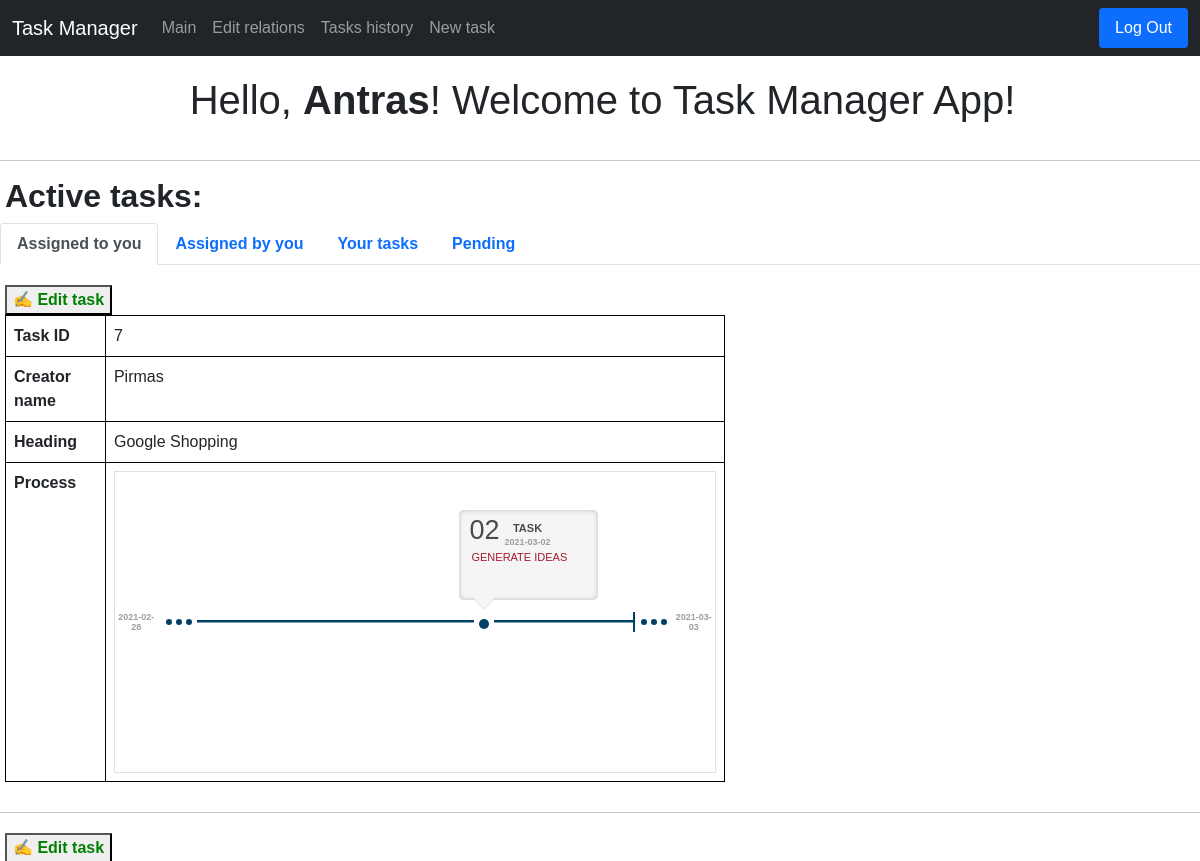
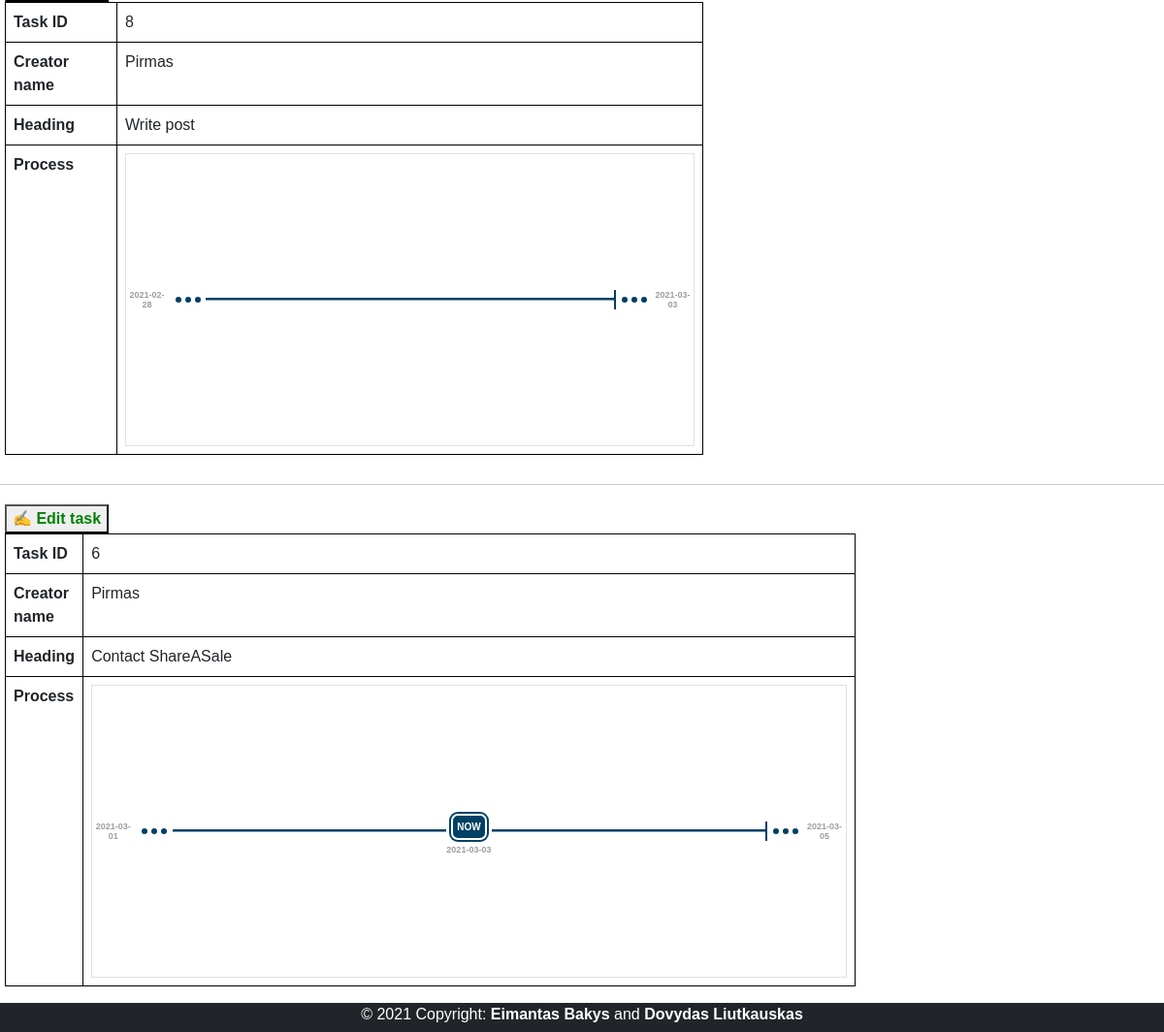
/ (signed in), run on the app's committed database (2 pictures, top to bottom).
### tables this page shows
CREATE TABLE users(user_id INTEGER PRIMARY KEY, name TEXT NOT NULL UNIQUE, hash TEXT NOT NULL, position TEXT, company TEXT, administrator INTEGER);

CREATE TABLE tasks(id INTEGER PRIMARY KEY, creator_id INTEGER, executor_id INTEGER, heading TEXT, description TEXT, creation_date TIMESTAMP, deadline_date TIMESTAMP, status INTEGER, pending INTEGER);

CREATE TABLE task_stages(id INTEGER PRIMARY KEY, task_id INTEGER, heading TEXT, description TEXT, date TIMESTAMP);

### application.py (the view, shortened to what this page needs)
@app.route("/", methods=["GET", "POST"])
def index():
    if request.method == "GET":
        if session.get("user_id") is None:
            return redirect("/login")
        else:
            connection = sqlite3.connect('data.db')
            db = connection.cursor()
            db.execute("SELECT * FROM tasks WHERE creator_id = ? ORDER BY deadline_date",
                       (session["user_id"],))
            creator = db.fetchall()
            db.execute(
                "SELECT SUM(pending) FROM tasks WHERE creator_id = ?", (session["user_id"],))
            creatorSum = db.fetchone()
            db.execute(
                "SELECT SUM(pending) FROM tasks WHERE executor_id = ?", (session["user_id"],))
            executorSum = db.fetchone()
            db.execute("SELECT * FROM tasks WHERE executor_id = ? ORDER BY deadline_date",
                       (session["user_id"],))
            executor = db.fetchall()
            db.execute("SELECT name FROM users WHERE user_id = ?",
                       (session["user_id"],))
            nameList = db.fetchone()
            name = nameList[0]
            db.execute("SELECT * FROM users")
            users = db.fetchall()
            db.execute("SELECT id, creator_id, executor_id, heading, description, creation_date, deadline_date, status, julianday(deadline_date) - julianday(creation_date) FROM tasks WHERE creator_id = ? OR executor_id = ? ORDER BY creation_date DESC",
                       (session["user_id"], session["user_id"]))
            rows = db.fetchall()
            db.execute("SELECT * FROM users")
            users = db.fetchall()
            db.execute("SELECT * FROM task_stages")
            task_stages = db.fetchall()
            now = date.today()
            db.execute(
                "SELECT julianday(?) - julianday(creation_date), id FROM tasks WHERE creator_id = ? OR executor_id = ? ORDER BY creation_date DESC",
                (now, session["user_id"], session["user_id"]))
            today = db.fetchall()
            db.execute(
                "SELECT julianday(task_stages.date) - julianday(tasks.creation_date), task_stages.id, task_stages.task_id, task_stages.heading, task_stages.description, task_stages.date  FROM tasks INNER JOIN task_stages ON tasks.id = task_stages.task_id")
            durations_and_stages = db.fetchall()
            return render_template("index.html", creator=creator, executor=executor, name=name, creatorSum=creatorSum, executorSum=executorSum, users=users, rows=rows, today=today, task_stages=task_stages, durations_and_stages=durations_and_stages, now=now)

### templates/index.html (shortened to what this page needs)
{% extends "layout.html" %}
{% block main %}
<head>
</head>
<h1 class="pageTitle">Hello, <b>{{ name }}</b>! Welcome to Task Manager App!</h1>
<hr>
<h2 style="margin-left: 5px;"><b>Active tasks:</b></h2>
<nav>
    <div class="nav nav-tabs" id="nav-tab" role="tablist">
        <button class="nav-link active" id="nav-executor-tab" data-bs-toggle="tab" data-bs-target="#nav-executor"
            type="button" role="tab" aria-controls="nav-executor" aria-selected="true"><b>Assigned to you</b></button>
        <button class="nav-link" id="nav-creator-tab" data-bs-toggle="tab" data-bs-target="#nav-creator" type="button"
            role="tab" aria-controls="nav-creator" aria-selected="false"><b>Assigned by you</b></button>
        <button class="nav-link" id="nav-yourTasks-tab" data-bs-toggle="tab" data-bs-target="#nav-yourTasks"
            type="button" role="tab" aria-controls="nav-yourTasks" aria-selected="false"><b>Your tasks</b></button>
        <button class="nav-link" id="nav-pending-tab" data-bs-toggle="tab" data-bs-target="#nav-pending" type="button"
            role="tab" aria-controls="nav-pending" aria-selected="false"><b>Pending</b></button>
    </div>
</nav>
<div class="tab-content" id="nav-tabContent">
    <div class="tab-pane fade show active" id="nav-executor" role="tabpanel" aria-labelledby="nav-executor-tab">
        {% for row in executor %}
        {% if row[1] != row[2] and row[7] == 0 and row[8] == 0 %}
        <div class="container-2" style="margin-top: 20px;">
            <form action="/" method="POST">
                <button type="submit" name="task_id" value="{{ row[0] }}" class="edit">&#9997; Edit task</button>
                <table class="table">
                    <tr class="borderr">
                        <th scope="col" class="borderName">Task ID</th>
                        <td class="borderr">{{ row[0] }} </td>
                    </tr>
                    <tr class="borderr">
                        <th scope="col" class="borderName">Creator name</th>
                        <td class="borderr">
                            {% for user in users %}
                            {% if user[0] == row[1] %}
                            {{ user[1] }}
                            {% endif %}
                            {% endfor %}
                        </td>
                    </tr>
                    <tr class="borderr">
                        <th scope="col" class="borderName" tyle="white-space: pre-wrap;">Heading</th>
                        <td class="borderr">{{ row[3] }}</td>
                    </tr>
                    {% include 'process.html' %}
                </table>
                <hr>
            </form>
        </div>
        {% endif %}
        {% endfor %}
    </div>
</div>
{% endblock %}

### templates/layout.html (shortened to what this page needs)
<!doctype html>
<html lang="en">
<head>
  <link href="https://cdn.jsdelivr.net/npm/bootstrap@5.0.0-beta2/dist/css/bootstrap.min.css" rel="stylesheet"
>
  <link href="/static/styles.css" rel="stylesheet">
</head>
<body>
  <nav class="navbar navbar-expand-lg navbar-dark bg-dark">
    <div class="container-fluid">
      <a class="navbar-brand">Task Manager</a>
      <div class="collapse navbar-collapse justify-content-start" id="navbarNav">
        {% if session.user_id %}
        <ul class="navbar-nav">
          <li class="nav-item">
            <a class="nav-link" href='{{ url_for("index") }}'>Main</a>
          </li>
          <li class="nav-item">
            <a class="nav-link" href='{{ url_for("relations") }}'>Edit relations</a>
          </li>
          <li class="nav-item">
            <a class="nav-link" href='{{ url_for("tasks") }}'>Tasks history</a>
          </li>
          <li class="nav-item">
            <a class="nav-link" href='{{ url_for("new_task") }}'>New task</a>
          </li>
        </ul>
      </div>
      <div class="collapse navbar-collapse justify-content-end" id="navbarNav">
        <ul class="nav nav-pills">
          <li class="nav-item">
            <a class="nav-link active" href="/logout">Log Out</a>
          </li>
        </ul>
      </div>
      {% endif %}
    </div>
  </nav>
  <main>
    {% block main %}{% endblock %}
  </main>
  <div class="fixed-bottom">
    <footer>
      <a>© 2021 Copyright: <b>Eimantas Bakys</b> and <b>Dovydas Liutkauskas</b></a>
    </footer>
  </div>
</body>
</html>

### templates/process.html
<tr class="borderr">
    <th scope="col" class="borderName">Process</th>
    <td class="borderr">
        <center>
            <div class="container-2 pre-line">
                {% for tasks_row in rows %}
                {% if row[0] == tasks_row[0] %}
                {% set duration_days = tasks_row[8] | int %}
                <div class="border">
                    <div class="Timeline">
                        <div class="MonthYear">{{tasks_row[5]}}</div>
                        <svg height="20" width="42">
                            <circle cx="11" cy="10" r="3" fill="#004165" />
                            <circle cx="21" cy="10" r="3" fill="#004165" />
                            <circle cx="31" cy="10" r="3" fill="#004165" />
                            <line x1="41" y1="0" x2="41" y2="20" style="stroke:#004165;stroke-width:2" />
                        </svg>
                        {% for i in range(duration_days) %}
                        {% for t in today %}
                        {% if t[1] == tasks_row[0] %}
                        {% set td = t[0] | int %}
                        {% if td == i%}
                        <div class="event1">
                            <div class="now">
                                NOW
                            </div>
                            <div class="MonthYear">{{now}}</div>
                        </div>
                        {% endif %}
                        {% endif %}
                        {% endfor %}
                        {% for stage in durations_and_stages %}
                        {% if stage[2] == tasks_row[0] %}
                        {% if i == stage[0] %}
                        {% set date = stage[5] %}
                        <div class="event1">
                            <div class="event1Bubble">
                                <div class="eventTime">
                                    <div class="DayDigit">{{ date[-2:]}}</div>
                                    <div class="Day">
                                        TASK
                                        <div class="MonthYear">{{ stage[5] }}</div>
                                    </div>
                                </div>
                                <div class="eventTitle">{{ stage[3] }}</div>
                            </div>
                            <svg height="20" width="20">
                                <circle cx="10" cy="11" r="5" fill="#004165" />
                            </svg>
                        </div>
                        {% endif %}
                        {% endif %}
                        {% endfor %}
                        <svg height="5" width="150">
                            <line x1="0" y1="0" x2="300" y2="0" style="stroke:#004165;stroke-width:5" />
                            Sorry, your browser does not support inline SVG.
                        </svg>
                        {% endfor %}
                        <svg height="20" width="42">
                            <line x1="1" y1="0" x2="1" y2="20" style="stroke:#004165;stroke-width:2" />
                            <circle cx="11" cy="10" r="3" fill="#004165" />
                            <circle cx="21" cy="10" r="3" fill="#004165" />
                            <circle cx="31" cy="10" r="3" fill="#004165" />
                        </svg>
                        <div class="MonthYear">{{tasks_row[6]}}</div>
                    </div>
                </div>
                {% endif %}
                {% endfor %}
            </div>
        </center>
    </td>
</tr>

### static/styles.css (style rules this page uses)
footer { width: 100%; background-color: rgb(33,37,41); height: 30px; color: white; text-align: center; }
.pageTitle { padding: 20px; text-align: center; margin-left: 5px; }
.table { width: 60%; margin-left: 5px; margin-bottom: 30px; }
.borderr { border: 1px solid black; }
.borderName { width: 16%; }
.edit { margin-left: 5px; font-weight: bold; color: green; }
body { font-family: Verdana, Geneva, Tahoma, sans-serif }
.Timeline { display: flex; align-items: center; height: 300px; justify-content: center; }
.event1, .event2, .event3 { position: relative; }
.event1Bubble { position: absolute; background-color: rgba(158, 158, 158, 0.1); width: 139px; height: 90px; top: -100px; left: -15px; border-radius: 5px; box-shadow: inset 0 0 5px rgba(158, 158, 158, 0.64) }
.event1Bubble:after, .event1Bubble:before, .event2Bubble:after, .event2Bubble:before { content: ""; position: absolute; width: 0; height: 0; border-style: solid; border-color: transparent; border-bottom: 0; }
.event1Bubble:before { bottom: -10px; left: 13px; border-top-color: rgba(222, 222, 222, 0.66); border-width: 12px; }
.event1Bubble:after { bottom: -8px; left: 13px; border-top-color: #F6F6F6; border-width: 12px; }
.eventTime { display: flex; }
.DayDigit { font-size: 27px; font-family: "Arial Black", Gadget, sans-serif; margin-left: 10px; color: #4C4A4A; }
.Day { font-size: 11px; margin-left: 5px; font-weight: bold; margin-top: 10px; font-family: Arial, Helvetica, sans-serif; color: #4C4A4A; }
.MonthYear { font-weight: 600; line-height: 10px; color: #9E9E9E; font-size: 9px; }
.eventTitle { font-family: "Arial Black", Gadget, sans-serif; color: #a71930; font-size: 11px; text-transform: uppercase; display: flex; flex: 1; align-items: center; margin-left: 12px; margin-top: -2px; }
.now { background-color: #004165; color: white; border-radius: 7px; margin: 5px; padding: 4px; font-size: 10px; font-family: Arial, Helvetica, sans-serif; border: 2px solid white; font-weight: bold; box-shadow: 0 0 0 2px #004165 }

### templates/index.html (style rules this page uses)
.Timeline { display: flex; align-items: center; height: 300px; justify-content: center; }
.event1, .event2, .event3 { position: relative; }
.event1Bubble { position: absolute; background-color: rgba(158, 158, 158, 0.1); width: 139px; height: 90px; top: -100px; left: -15px; border-radius: 5px; box-shadow: inset 0 0 5px rgba(158, 158, 158, 0.64) }
.event1Bubble:after, .event1Bubble:before, .event2Bubble:after, .event2Bubble:before { content: ""; position: absolute; width: 0; height: 0; border-style: solid; border-color: transparent; border-bottom: 0; }
.event1Bubble:before { bottom: -10px; left: 13px; border-top-color: rgba(222, 222, 222, 0.66); border-width: 12px; }
.event1Bubble:after { bottom: -8px; left: 13px; border-top-color: #F6F6F6; border-width: 12px; }
.eventTime { display: flex; }
.DayDigit { font-size: 27px; font-family: "Arial Black", Gadget, sans-serif; margin-left: 10px; color: #4C4A4A; }
.Day { font-size: 11px; margin-left: 5px; font-weight: bold; margin-top: 10px; font-family: Arial, Helvetica, sans-serif; color: #4C4A4A; }
.MonthYear { font-weight: 600; line-height: 10px; color: #9E9E9E; font-size: 9px; }
.eventTitle { font-family: "Arial Black", Gadget, sans-serif; color: #a71930; font-size: 11px; text-transform: uppercase; display: flex; flex: 1; align-items: center; margin-left: 12px; margin-top: -2px; }
.now { background-color: #004165; color: white; border-radius: 7px; margin: 5px; padding: 4px; font-size: 10px; font-family: Arial, Helvetica, sans-serif; border: 2px solid white; font-weight: bold; box-shadow: 0 0 0 2px #004165 }

### data on the page
users: name "Antras"
tasks: id "7", heading "Google Shopping", creation_date "2021-02-28", deadline_date "2021-03-03"
users: name "Pirmas"
task_stages: date "02", date "2021-03-02", heading "GENERATE IDEAS"
tasks: id "8", heading "Write post", creation_date "2021-02-28", deadline_date "2021-03-03"
tasks: id "6", heading "Contact ShareASale", creation_date "2021-03-01", deadline_date "2021-03-05"
